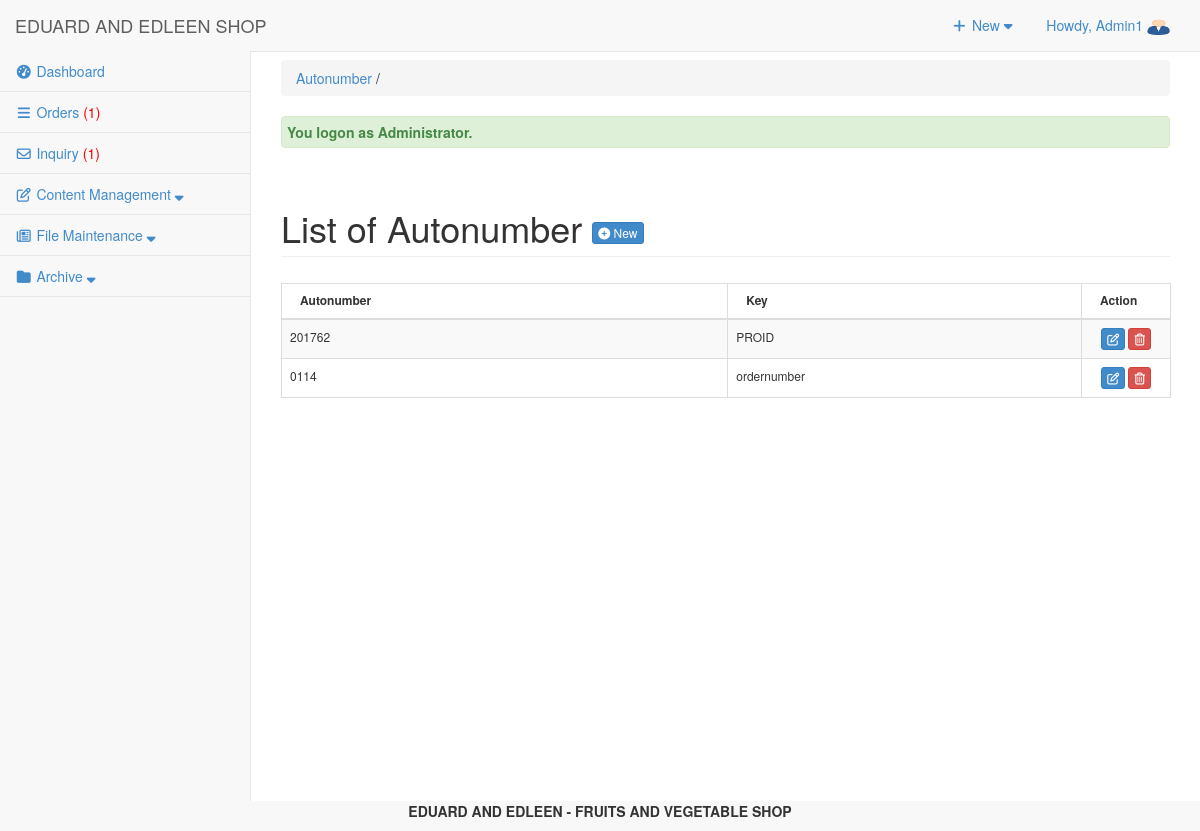
/admin/autonumber/index.php (signed in), run on an earlier commit of the app's database.
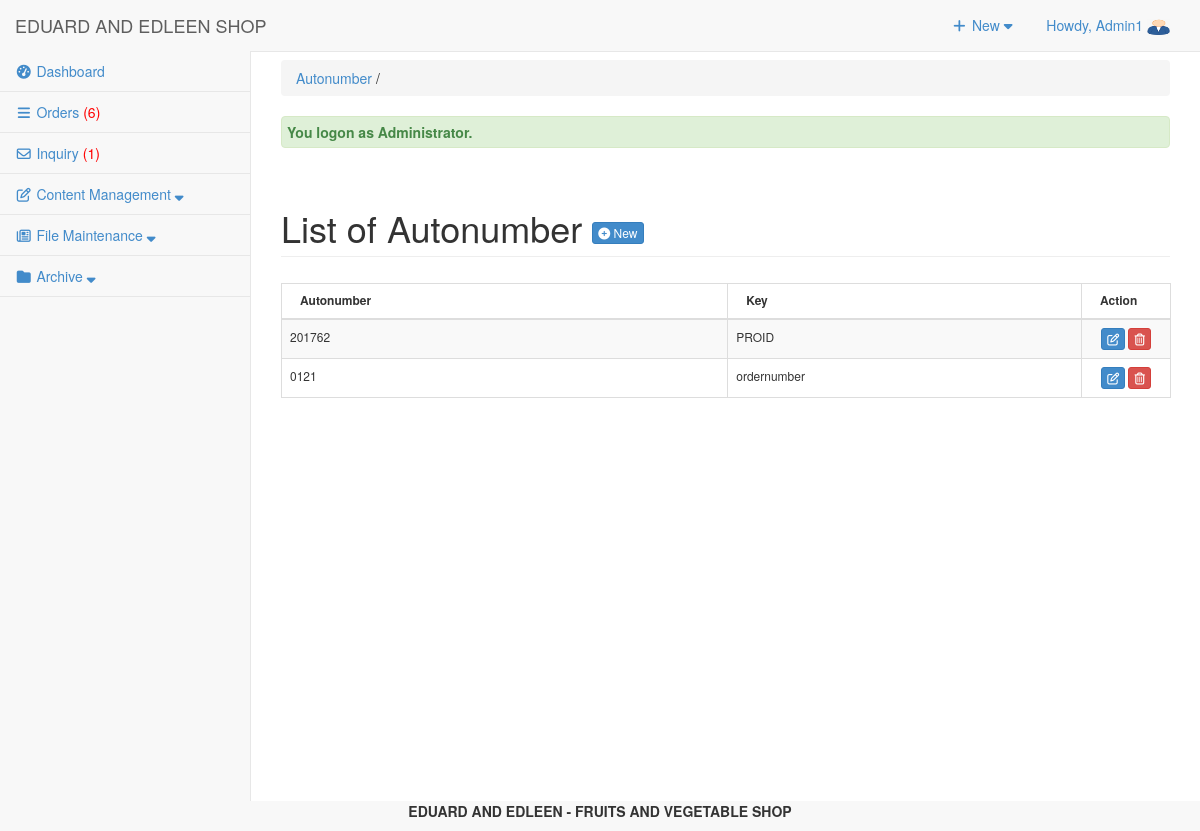
And on a later commit of the database.
### tables this page shows
CREATE TABLE `tblautonumber` (
  `ID` int(11) NOT NULL,
  `AUTOSTART` varchar(11) NOT NULL,
  `AUTOINC` int(11) NOT NULL,
  `AUTOEND` int(11) NOT NULL,
  `AUTOKEY` varchar(12) NOT NULL,
  `AUTONUM` int(30) NOT NULL
);

### admin/autonumber/index.php (called while the page is built, shortened)
<?php
require_once("../../include/initialize.php");
require_once ("../theme/templates.php");
?>

### include/database.php (called while the page is built, shortened)
<?php
class Database {
	var $sql_string = '';
	private $conn;
	public function open_connection() {
		$this->conn = mysqli_connect(server,user,pass);
		if(!$this->conn){
			echo "Problem in database connection! Contact administrator!";
			exit();
		}else{
			$db_select = mysqli_select_db($this->conn,database_name);
		}
	}
	function setQuery($sql='') {
		$this->sql_string=$sql;
	}
	function executeQuery() {
		$result = mysqli_query($this->conn,$this->sql_string);
		return $result;
	}
	private function confirm_query($result) {
		return $result;
	}
	function loadResultList( $key='' ) {
		$cur = $this->executeQuery();
		$array = array();
		while ($row = mysqli_fetch_object($cur)) {
			if ($key) {
				$array[$row->$key] = $row;
			} else {
				$array[] = $row;
			}
		}
		return $array;
	}
	public function num_rows($result_set) {
		return mysqli_num_rows($result_set);
	}
}
$mydb = new Database();
?>

### admin/autonumber/list.php (the view, shortened to what the changed rows need)
<div class="row">
      	 <div class="col-lg-12">
           <h1 class="page-header">List of Autonumber  <a href="index.php?view=add" class="btn btn-primary btn-xs  ">  <i class="fa fa-plus-circle fw-fa"></i> New</a>  </h1>
      		</div>
  		 </div>
 		    <form action="controller.php?action=delete" Method="POST">
		     <div class="table-responsive">
			<table id="example" class="table table-striped table-bordered table-hover"  style="font-size:12px" cellspacing="0">
			  <thead>
			  	<tr>
			  		<th>
			  		 Autonumber</th>
			  		  <th>Key</th>
			  		 <th width="10%" align="center">Action</th>
			  	</tr>
			  </thead>
			  <tbody>
			  	<?php
			  		$mydb->setQuery("SELECT * FROM `tblautonumber`");
			  		$cur = $mydb->loadResultList();
					foreach ($cur as $result) {
			  		echo '<tr>';
		  			echo '<td>' . $result->AUTOSTART.$result->AUTOEND.'</td>';
		  			echo '<td>' . $result->AUTOKEY.'</td>';
			  		echo '<td align="center"><a title="Edit" href="index.php?view=edit&id='.$result->AUTOKEY.'" class="btn btn-primary btn-xs  ">  <span class="fa fa-edit fw-fa"></a>
			  		     <a title="Delete" href="controller.php?action=delete&id='.$result->AUTOKEY.'" class="btn btn-danger btn-xs  ">  <span class="fa  fa-trash-o fw-fa "></a></td>';
			  		echo '</tr>';
			  	}
			  	?>
			  </tbody>
			</table>
			</form>

### admin/theme/templates.php (shortened to what the changed rows need)
<!DOCTYPE html>
<html lang="en">
<head>
<link href="<?php echo web_root; ?>admin/css/bootstrap.min.css" rel="stylesheet">
<link href="<?php echo web_root; ?>admin/css/metisMenu.min.css" rel="stylesheet">
<link href="<?php echo web_root; ?>admin/css/timeline.css" rel="stylesheet">
<link href="<?php echo web_root; ?>admin/css/sb-admin-2.css" rel="stylesheet">
<link href="<?php echo web_root; ?>admin/font/css/font-awesome.min.css" rel="stylesheet" type="text/css">
<link href="<?php echo web_root; ?>admin/font/font-awesome.min.css" rel="stylesheet" type="text/css">
<link href="<?php echo web_root; ?>admin/css/dataTables.bootstrap.css" rel="stylesheet">
<link href="<?php echo web_root; ?>css/bootstrap-datetimepicker.min.css" rel="stylesheet" media="screen">
<link href="<?php echo web_root; ?>css/datepicker.css" rel="stylesheet" media="screen">
<link href="<?php echo web_root; ?>admin/css/costum.css" rel="stylesheet">
<link href="<?php echo web_root; ?>admin/css/ekko-lightbox.css" rel="stylesheet">
</head>
  <?php
    $query = "SELECT * FROM tblsummary WHERE ORDEREDSTATS = 'Pending'";
    $mydb->setQuery($query);
    $cur = $mydb->executeQuery();
    $rowscount = $mydb->num_rows($cur);
    $res = isset($rowscount)? $rowscount : 0;
    if($res>0){
    $order = '<span style="color:red;">('.$res.')</span>';
    }else{
        $order = '<span> ('.$res.')</span>';
    }
?>
<body>
   <div id="wrapper">
        <nav class="navbar navbar-default navbar-static-top  " role="navigation" style="margin-bottom: 0">
            <div class="navbar-header">
                 <a class="navbar-brand"  href="<?php echo web_root; ?>admin/index.php" >EDUARD AND EDLEEN SHOP</a>
            </div>
            <div class="navbar-default sidebar" role="navigation">
                <div class="sidebar-nav navbar-collapse">
                    <ul class="nav" id="side-menu">
                        <li>
                             <a href="<?php echo web_root; ?>admin/orders/" ><i class="fa fa-reorder fa-fw"></i>  Orders <?php echo $order; ?></a>
                        </li>
                    </ul>
                </div>
            </div>
        </nav>
  <div id="page-wrapper">
            <div class="row" >
                <div class="col-lg-12">
                  <?php require_once $content; ?>
                </div>
            </div>
        </div>
    </div>
</body>
</html>

What changed in the data, as far as the page shows it:
changed tblautonumber "ordernumber": AUTOEND "114" → "121"
Also different on the page:
$res: "1" → "6"
